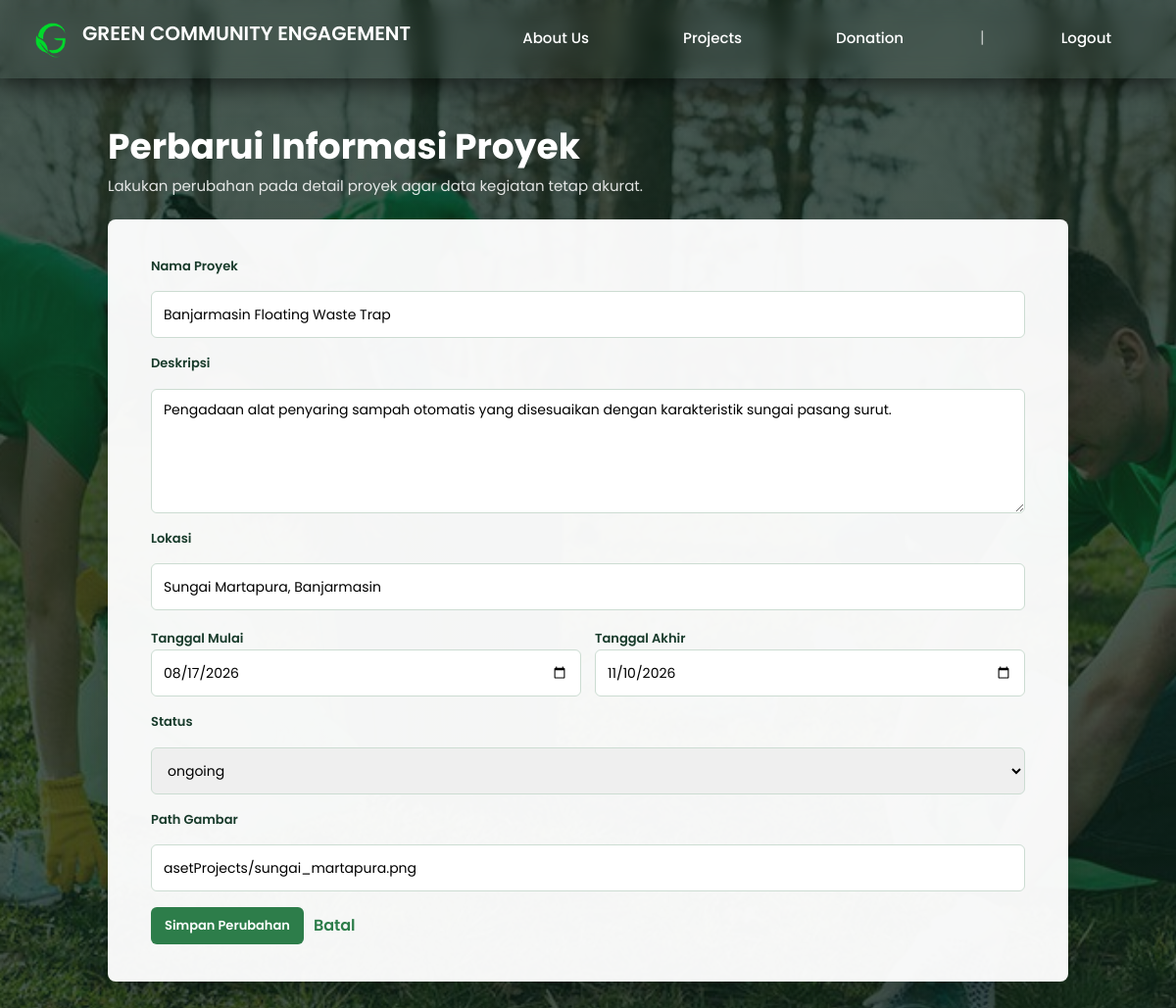
Screenshot of /editprojek.php?id=PRJ-2026-009 (signed in) with the database file from the repository.
### tables this page shows
CREATE TABLE `projects` (
  `id_projek` varchar(20) NOT NULL,
  `nama_projek` varchar(250) NOT NULL,
  `deskripsi` text DEFAULT NULL,
  `lokasi_projek` varchar(100) NOT NULL,
  `tgl_mulai_projek` date DEFAULT NULL,
  `tgl_akhir_projek` date DEFAULT NULL,
  `status` enum('planning','ongoing','completed') DEFAULT 'planning',
  `img_path` varchar(300) DEFAULT NULL,
  `tgl_dibuat` timestamp NOT NULL DEFAULT current_timestamp()
);

### includes/project_functions.php (called while the page is built, shortened)
<?php
require_once __DIR__ . '/../config/connect.php';
function get_project_by_id($id_projek) {
    global $koneksi;
    $stmt = $koneksi->prepare("SELECT * FROM projects WHERE id_projek = ?");
    $stmt->bind_param("s", $id_projek);
    $stmt->execute();
    return $stmt->get_result()->fetch_assoc();
}
?>

### editprojek.php (the view, shortened to what this page needs)
<?php
require_once './config/session.php';
require_once 'includes/project_functions.php';
$id_projek = trim($_GET['id'] ?? $_POST['id_projek'] ?? '');
$project = get_project_by_id($id_projek);
function e($value) {
    return htmlspecialchars((string) $value, ENT_QUOTES, 'UTF-8');
}
?>
<!DOCTYPE html>
<html lang="en">
<head>
    <link rel="stylesheet" href="https://cdn.jsdelivr.net/npm/bootstrap@5.3.8/dist/css/bootstrap.min.css">
    <link rel="stylesheet" href="style.css">
</head>
<body class="edit-project-page">
  <nav class="navbar">
    <div class="navbar-container">
    <a href="index.php" class="navdiv">
    <img style="width: 42px; margin-right: 10px;" src="assets/Logo1.png" alt="Green Community Logo">GREEN COMMUNITY ENGAGEMENT</a>
      <div class="nav-links">
        <ul>
            <li><a href="index.php#about">About Us</a></li>
            <li><a href="projects.php">Projects</a></li>
            <li><a href="donation.php">Donation</a></li>
            <li class="divider">|</li>
            <li><a href="logout.php">Logout</a></li>
          </ul>
      </div>
    </div>
  </nav>
  <main class="edit-project-wrapper">
    <header class="edit-project-header">
      <h1>Perbarui Informasi Proyek</h1>
      <p>Lakukan perubahan pada detail proyek agar data kegiatan tetap akurat.</p>
    </header>
    <section class="edit-project-card">
      <form class="project-edit-form" action="editprojek.php?id=<?php echo e($project['id_projek']); ?>" method="POST">
        <label for="nama_projek">Nama Proyek</label>
        <input type="text" id="nama_projek" name="nama_projek" value="<?php echo e($project['nama_projek']); ?>" required>
        <label for="deskripsi">Deskripsi</label>
        <textarea id="deskripsi" name="deskripsi" rows="5" required><?php echo e($project['deskripsi']); ?></textarea>
        <label for="lokasi_projek">Lokasi</label>
        <input type="text" id="lokasi_projek" name="lokasi_projek" value="<?php echo e($project['lokasi_projek']); ?>" required>
        <div class="project-form-grid">
          <div>
            <label for="tgl_mulai_projek">Tanggal Mulai</label>
            <input type="date" id="tgl_mulai_projek" name="tgl_mulai_projek" value="<?php echo e($project['tgl_mulai_projek']); ?>" required>
          </div>
          <div>
            <label for="tgl_akhir_projek">Tanggal Akhir</label>
            <input type="date" id="tgl_akhir_projek" name="tgl_akhir_projek" value="<?php echo e($project['tgl_akhir_projek']); ?>" required>
          </div>
        </div>
        <label for="status">Status</label>
        <select id="status" name="status" required>
          <?php
            $statuses = ['planning', 'ongoing', 'completed'];
          ?>
          <?php foreach ($statuses as $status): ?>
            <option value="<?php echo e($status); ?>" <?php echo $project['status'] === $status ? 'selected' : ''; ?>>
              <?php echo e($status); ?>
            </option>
          <?php endforeach; ?>
        </select>
        <label for="img_path">Path Gambar</label>
        <input type="text" id="img_path" name="img_path" value="<?php echo e($project['img_path']); ?>" required>
        <div class="project-form-actions">
          <button type="submit">Simpan Perubahan</button>
          <a href="projects.php">Batal</a>
        </div>
      </form>
    </section>
  </main>
</body>
</html>

### style.css (style rules this page uses)
* { margin: 0; padding: 0; font-family: 'Poppins', sans-serif; }
html, body { overflow-x: hidden; }
nav { display: flex; padding: 1% 4%; justify-content: space-between; align-items: center; }
nav img { width: 80px; }
.nav-links { flex: 1; text-align: right; }
.nav-links ul li { list-style: none; display: inline-block; padding: 8px 12px; position: relative; }
.divider { margin: 0 15px; color: #aaa; }
.nav-links ul li a { color: #fff; text-decoration: none; font-size: 13px; }
.nav-links ul li::after { content: ''; width: 0%; height: 2px; background: rgba(77, 128, 80, 0.8); display: block; margin: auto; transition: 0.5s; }
.navbar { box-sizing: border-box; display: flex; align-items: center; justify-content: center; height: 80px; width: 100%; position: fixed; top: 0; left: 0; background: transparent; box-shadow: 0 10px 20px rgba(0, 0, 0, 0.5); backdrop-filter: blur(10px); z-index: 999; }
.navbar-container { box-sizing: border-box; display: flex; align-items: center; justify-content: space-between; width: 100%; padding: 0 2rem; max-width: 1600px; }
.navbar-container *, .navbar-container *::before, .navbar-container *::after { box-sizing: border-box; }
.navdiv { font-size: 20px; font-weight: 600; color: #fff; text-decoration: none; cursor: pointer; display: flex; justify-content: space-between; }
.navbar-container .nav-links { display: flex; flex: 0 0 auto; text-align: center; }
.navbar-container .nav-links ul { display: flex; align-items: center; gap: 28px; margin: 0; padding: 0; list-style: none; }
.navbar-container .nav-links li a { text-decoration: none; color: #fff; font-size: 15px; font-weight: 500; padding: 3px 20px; border-radius: 20px; border: 2px solid transparent; transition: all 0.7 ease; white-space: nowrap; }
.navbar-container .divider { margin: 0 4px; color: rgba(255, 255, 255, 0.65); }
.ls input[type="text"], [type="date"], .ls select { width: 100%; border-radius: 5px; padding: 8px; border: 1px solid rgba(83, 78, 78, 0.699); justify-content: center; box-sizing: border-box; }
.project-edit-form { display: grid; gap: 12px; }
.project-edit-form label { color: rgb(24, 59, 43); font-size: 13px; font-weight: 600; }
.project-edit-form input, .project-edit-form textarea, .project-edit-form select { width: 100%; padding: 10px 12px; border: 1px solid rgb(204, 220, 210); border-radius: 6px; font-family: 'Poppins', sans-serif; font-size: 14px; }
.project-form-grid { display: grid; grid-template-columns: repeat(2, minmax(0, 1fr)); gap: 14px; }
.project-form-actions, .project-admin-actions { display: flex; align-items: center; gap: 10px; }
.project-form-actions button, .project-admin-actions a, .project-admin-actions button { border: 0; border-radius: 6px; padding: 9px 14px; background: rgb(45, 125, 74); color: white; font-family: 'Poppins', sans-serif; font-size: 13px; font-weight: 600; text-decoration: none; cursor: pointer; }
.project-form-actions a { color: rgb(45, 125, 74); font-weight: 600; text-decoration: none; }
.edit-project-page { min-height: 100vh; background: linear-gradient(rgba(12, 35, 24, 0.74), rgba(12, 35, 24, 0.74)), url(assets/bghero.jpg); background-size: cover; background-position: center; background-attachment: fixed; color: rgb(24, 59, 43); font-family: 'Poppins', sans-serif; }
.edit-project-wrapper { width: min(88%, 980px); margin: 0 auto; padding: 128px 0 54px; }
.edit-project-header { margin-bottom: 22px; color: white; }
.edit-project-header h1 { margin: 0 0 8px; font-size: 36px; font-weight: 700; }
.edit-project-header p { margin: 0; max-width: 620px; color: rgba(255, 255, 255, 0.86); font-size: 15px; }
.edit-project-card { padding: 38px 44px; background: rgba(255, 255, 255, 0.96); border-radius: 8px; box-shadow: 0 16px 36px rgba(0, 0, 0, 0.18); }
.edit-project-card .project-edit-form { gap: 16px; }
.edit-project-card .project-edit-form input, .edit-project-card .project-edit-form textarea, .edit-project-card .project-edit-form select { min-height: 48px; border-color: rgb(204, 220, 210); font-size: 14px; }
.edit-project-card .project-edit-form textarea { min-height: 118px; resize: vertical; }

### rows the page displays
projects: nama_projek "Banjarmasin Floating Waste Trap", deskripsi "Pengadaan alat penyaring sampah otomatis yang disesuaikan dengan karakteristik sungai pasang surut.", lokasi_projek "Sungai Martapura, Banjarmasin", tgl_mulai_projek "08/17/2026", tgl_akhir_projek "11/10/2026", img_path "asetProjects/sungai_martapura.png"

### other values shown
form field status "ongoing"
